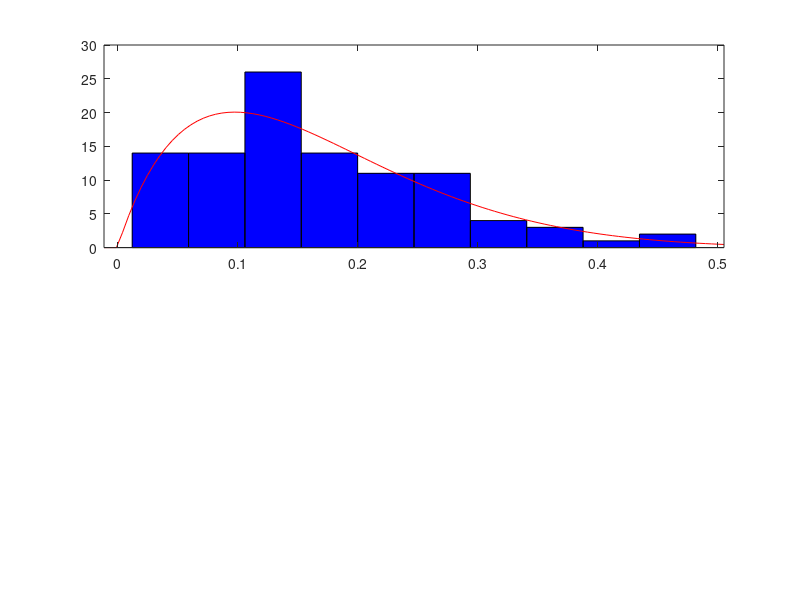

MATLAB code for this plot: (Note: this script raises an error after producing the figure.)
%%%%%%%%%%%%%%%%%%%%%%%%%%%%%%%%%%%%%%%%%%%%%%%%%%%%%%%%%%%%%%%%%%%%%%%%%%%%%%%%%%
% This code generates visualisation of median and mean on skewed and       %
% normal distribution of data.                                                   %
% Article: [Are D2D and RIS in the Same League? Cooperative RSSI-based 
% Localization Model and Performance Comparison]                                 % 
% Download article: [link]                                                       %
% This is version 3.0 (Last edited: 2023-09-12)                                  %
% Author: N. Chukhno                                                             %
% University Mediterranea of Reggio Calabria, Italy and CNIT, Italy.             %
% Universitat Jaume I, Spain                                                     %
% Email: nadezda.chukhno@unirc.it                                                %
%%%%%%%%%%%%%%%%%%%%%%%%%%%%%%%%%%%%%%%%%%%%%%%%%%%%%%%%%%%%%%%%%%%%%%%%%%%%%%%%%%


clear all
%% skewed
figure
subplot(2,1,1)
rng default;  % For reproducibility
b = betarnd(2,10,100,1);
%Construct a histogram using 10 bins with a beta distribution fit.
histfit(b,10,'beta')
x1 = xline(mean(b));
x1.LineWidth = 2;
x1.Color = 'g';
x1.Label = 'mean';
x1.LabelOrientation = 'horizontal';
x1.LabelVerticalAlignment = 'middle';
x2 = xline(median(b));
x2.LineWidth = 2;
x2.Color = 'b';
x2.Label = 'median';
x2.LabelOrientation = 'horizontal';
x2.LabelHorizontalAlignment = 'left';

%% normal
subplot(2,1,2)
pd = makedist('Lognormal','mu',5,'sigma',2);
rng('default');  % For reproducibility
x = random(pd,100,1);
logx = log(x);
histfit(logx)
x1 = xline(mean(logx));
x1.LineWidth = 2;
x1.Color = 'g';
x1.Label = 'mean';
x1.LabelOrientation = 'horizontal';
x1.LabelVerticalAlignment = 'middle';
x2 = xline(median(logx));
x2.LineWidth = 2;
x2.Color = 'b';
x2.Label = 'median';
x2.LabelOrientation = 'horizontal';
x2.LabelHorizontalAlignment = 'left';

